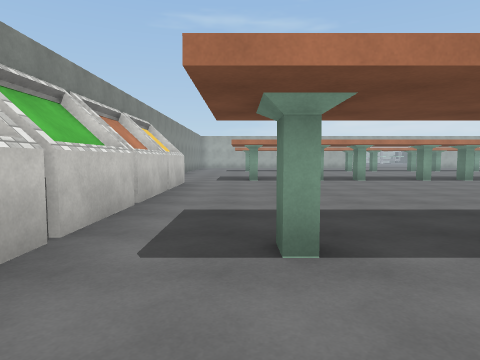
[1] (above)

24 first-person views from a walk through a 3-D level made in the Unity game engine. The camera is 1.4 m above the floor, tilts 4° down and sees 75° across. Doors are open. The floor is counted in squares, 2 m on a side. Each view is taken from the middle of a square. On the plan, view 1 faces up. The plan holds only what a view shows up to about 10 squares ahead; the rest is blank. The place goes on beyond the plan. The player character is not drawn. Surface patterns are stand-ins for the level's own textures.

[2]
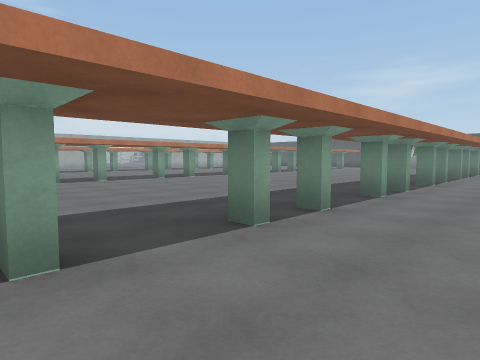

[3]
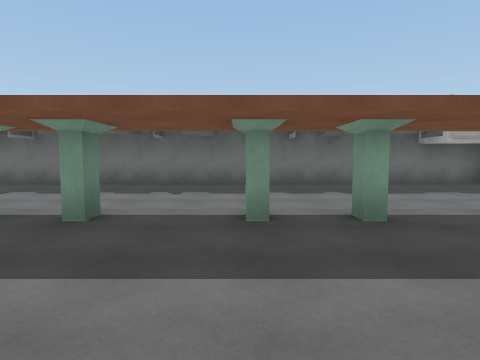

[4]
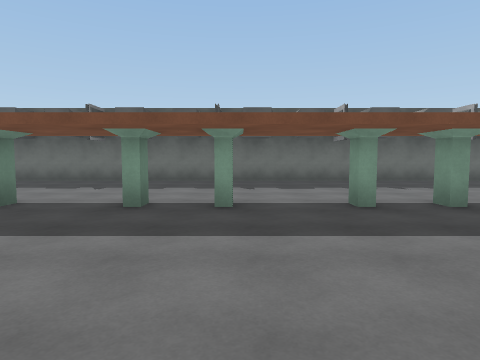

[5]
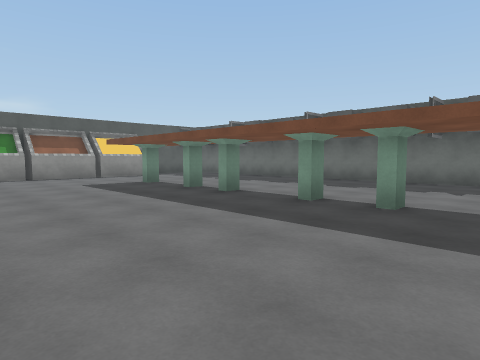

[6]
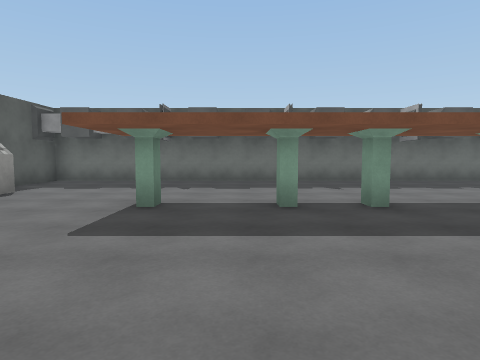

[7]
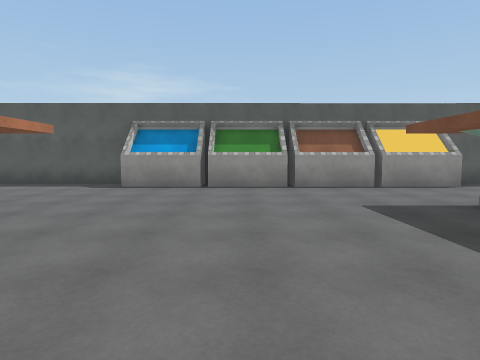

[8]
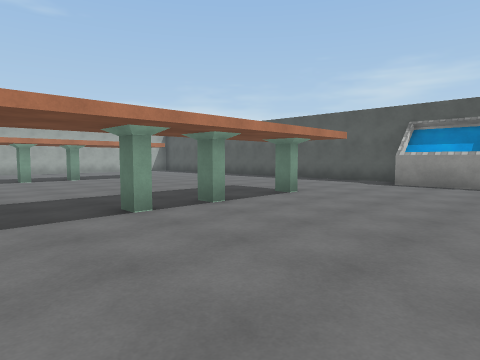

[9]
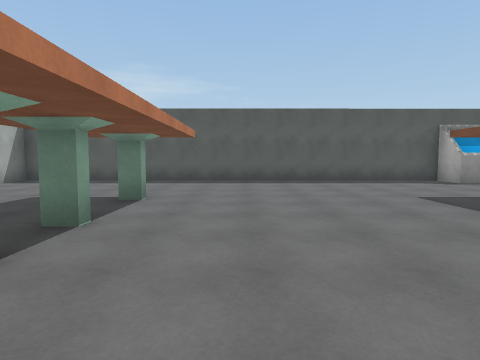

[10]
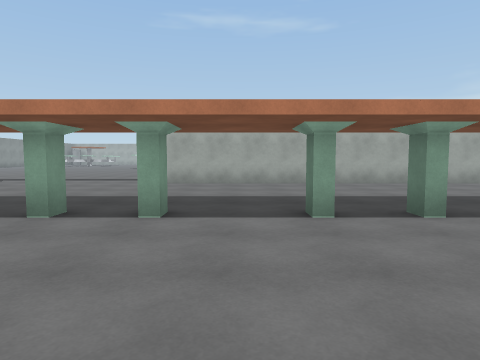

[11]
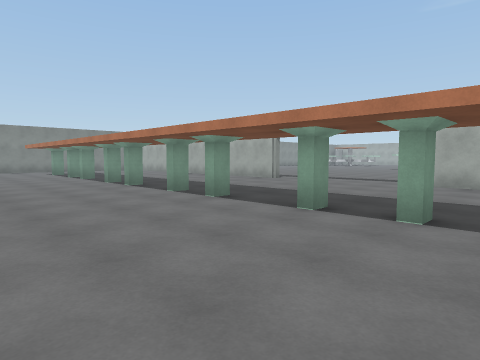

[12]
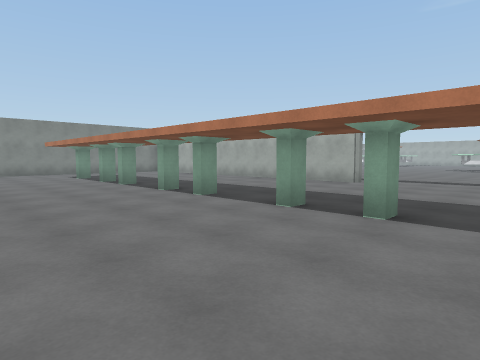

[13]
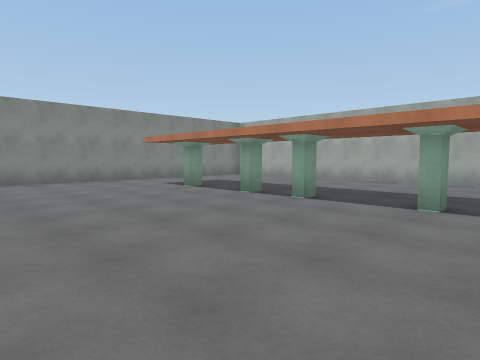

[14]
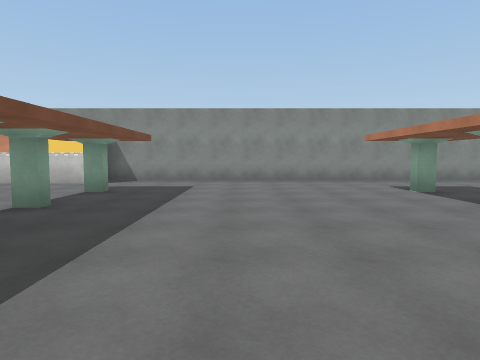

[15]
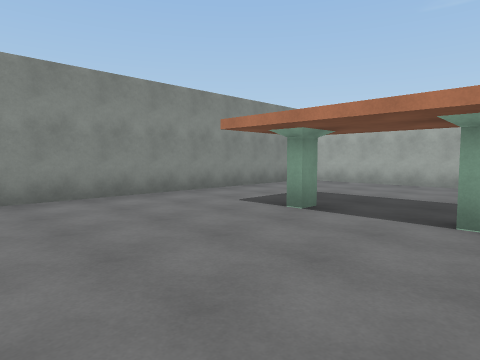

[16]
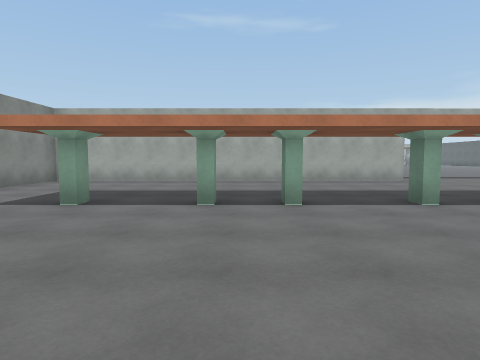

[17]
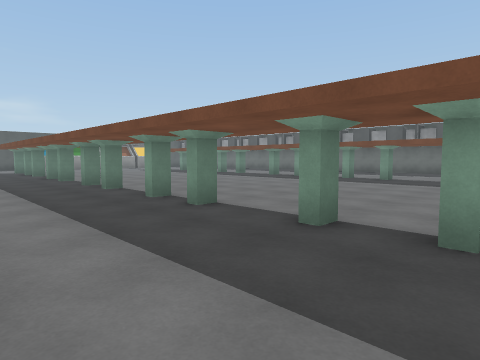

[18]
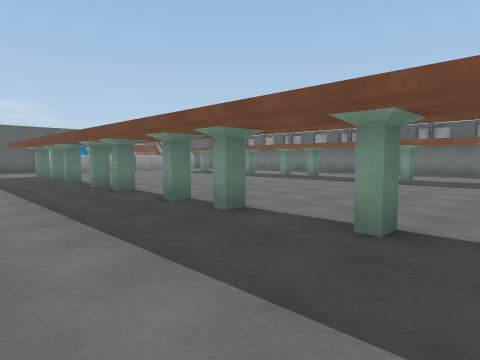

[19]
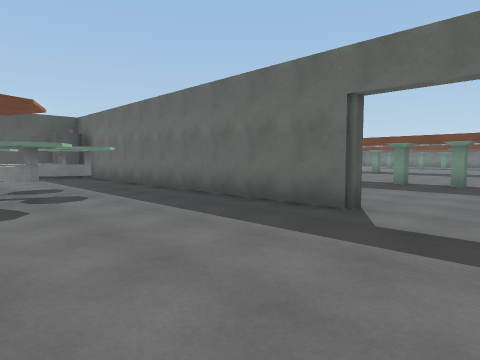

[20]
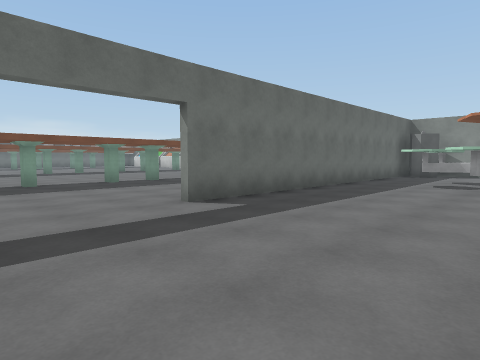

[21]
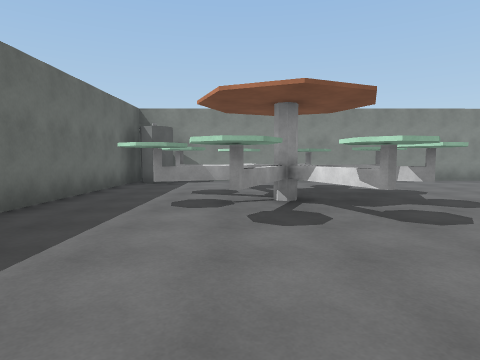

[22]
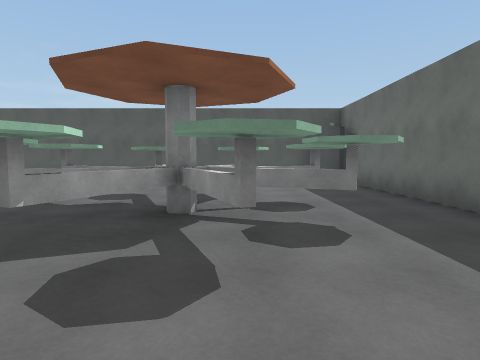

[23]
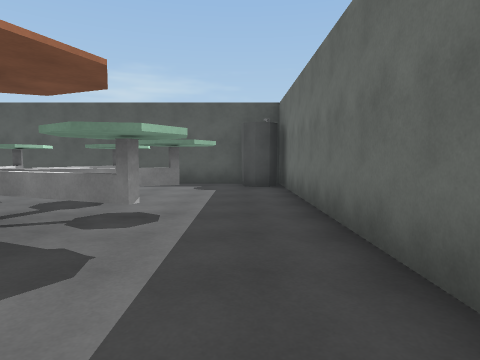

[24]
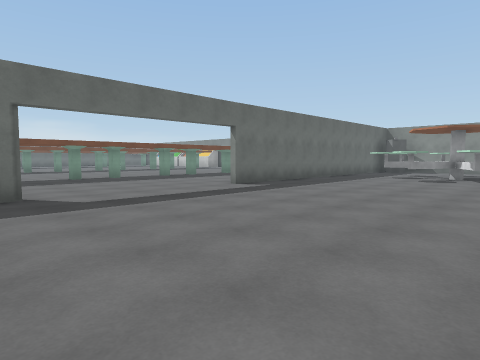

### Floor plan
Key: @ floor where view 1 was taken; # wall or solid block; . floor; T thing the floor can be seen under or through; O other object.
Columns run from 3 left of view 1 to 24 right of it. Each row starts with its distance up from view 1.
 28 # ..TT#.     .....  ....   #
 27 #..TTT............ #TTT#   #
 26 #...TTT............#TTT.   #
 25 #.. TTT............TTTTT...#
 24 #...TT..............T.T....#
 23 #O........................O#
 22 ############....############
 21 #..........................#
 20 #..........................#
 19 #..........................#
 18 #..........................#
 17 #..O.O.O.OO.OO...O.OO.O....#
 16 #..........................#
 15 #..........................#
 14 #..........................#
 13 #..........................#
 12 #..........................#
 11 #..........................#
 10 #..O.O.O.OO.OO...O.OO.O....#
  9 #O........................O#
  8  O........................O#
  7  O........................O#
  6  O........................O#
  5  O........................O#
  4  O........................O
  3  O........................O
  2  O.O.O.O.OO.O.O.OO.OO.O...O
  1  O........................O
  0   .@.......................#
 -1  ..........................#
 -2  ..........................#
 -3 ############################

Positions as (right, up) in squares from view 1, and headings:
1: (0, 0), facing up
2: (0, 0), facing up-right
3: (4, 6), facing down
4: (9, 7), facing down
5: (11, 7), facing down-right
6: (18, 7), facing down
7: (15, 6), facing right
8: (14, 6), facing up-right
9: (14, 15), facing right
10: (15, 13), facing up
11: (15, 13), facing up-left
12: (12, 13), facing up-left
13: (7, 12), facing up-left
14: (7, 13), facing left
15: (3, 13), facing up-left
16: (3, 12), facing up
17: (2, 13), facing down-right
18: (6, 13), facing down-right
19: (11, 26), facing down-right
20: (11, 26), facing down-left
21: (7, 25), facing left
22: (14, 25), facing right
23: (15, 23), facing right
24: (14, 28), facing down-left
